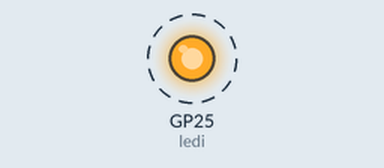
A program run on a simulated Raspberry Pi Pico running MicroPython. On the bench: output pins drawn as LEDs (lit = HIGH). Dashed ring = blinking.

Above: at 0.6 s.
Timing chart, 0 to 4.7 s (numbered marks = the images above):
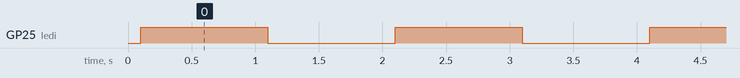

The program:

main.py
```python
import time
import machine

time.sleep(0.1) # Wait for USB to become ready

ledi = machine.Pin("LED", machine.Pin.OUT)

while True:
  ledi.value(True)
  time.sleep(1)
  ledi.value(False)
  time.sleep(1)
```

Measured:
- by itself, GP25 (ledi): alternates HIGH for 1.0 s and LOW for 1.0 s
